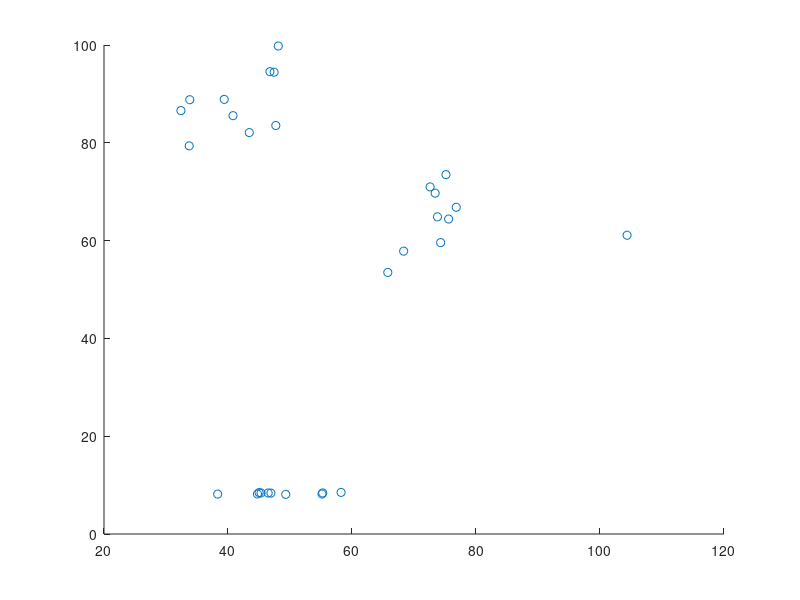

MATLAB code for this plot:
%% K-means
% Simple clustering algorithm
% This code creates clusters of random data then uses the K-means 
% algorithm to find the clusters and centroids 

%% initialize
clear
close all
clc

%% Create Clusters

% rng(1) % use the same seed for uniformity and debug. coment out for actually random results

num_clust = 3; % Deside hom many clusters to make
clust_size = 10; % Deside how many points in each cluster

X = []; % Initialize the grid

for indc = 1:num_clust
    xrnd = 100*rand; % x position of the cluster
    yrnd = 100*rand; % y position of the cluster
    xsrnd = 10*rand; % x size of the cluster
    ysrnd = 10*rand; % y size of the cluster

    % Create the cluster
    X1 = [xrnd*ones(clust_size,1)+xsrnd*randn(clust_size,1),...
          yrnd*ones(clust_size,1)+ysrnd*randn(clust_size,1)];

    X = [X; X1]; % Add to the grid
end

figure
scatter(X(:,1),X(:,2))